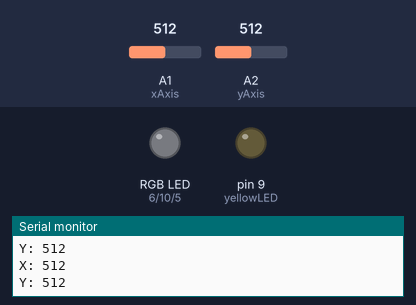
The sketch below on a simulated Arduino Uno, built with avr-gcc and run on an emulated ATmega328P. On the bench: an RGB LED mixed from three pins (HIGH = lit), output pins drawn as LEDs (lit = HIGH), the last lines printed to the serial monitor. Inputs (shaded band) come from the test bench; at power-on: A1 (xAxis) = 512, A2 (yAxis) = 512. Dim RGB values are drawn brighter than linear.

Above: at 1.2 s.
1.3 s: A1 (xAxis) set to 495
At 2.0 s:
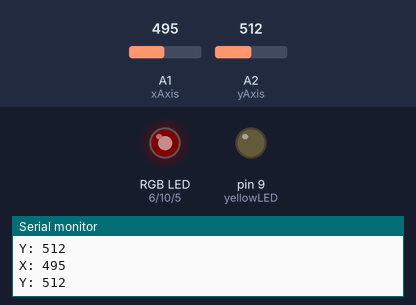
2.8 s: A2 (yAxis) set to 495
At 3.2 s:
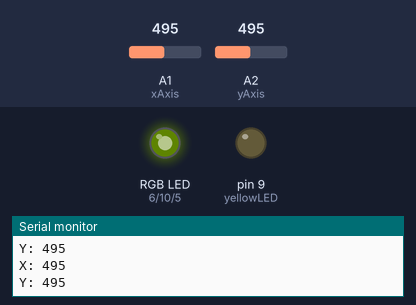
4.3 s: A1 (xAxis) set to 511
At 5.5 s:
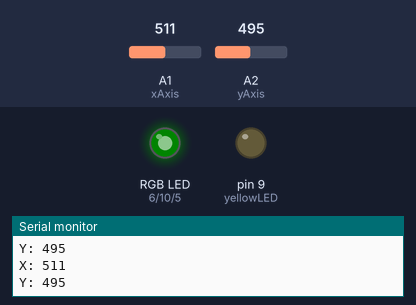
5.8 s: A2 (yAxis) set to 540
At 6.6 s:
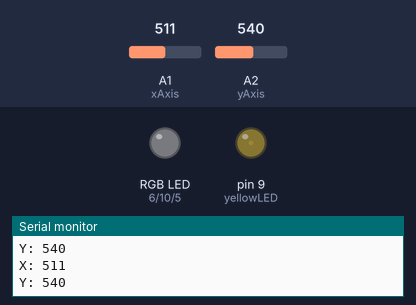
7.3 s: A1 (xAxis) set to 492
At 7.8 s:
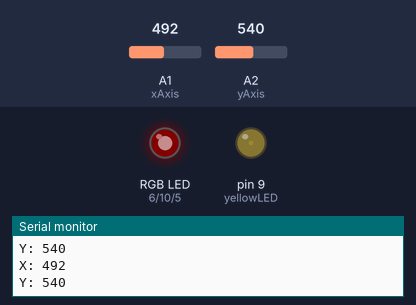
8.8 s: A2 (yAxis) set to 716
At 10.1 s:
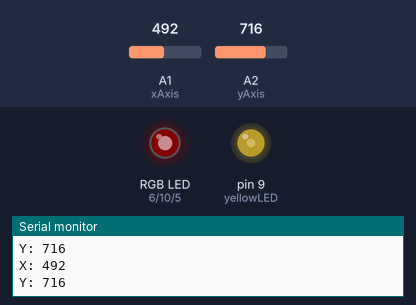
Timing chart, 0 to 11.3 s (numbered marks = the images above; inputs shaded):
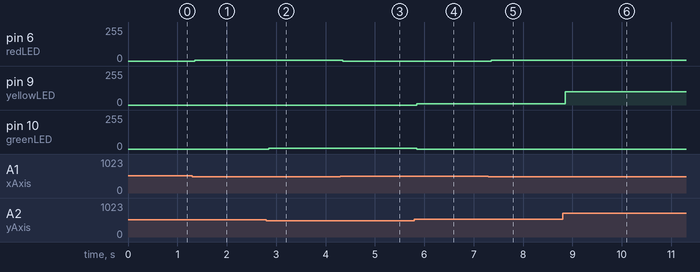

Measured:
- after the input at 1.3 s, pin 6 (redLED): 0/255 → 5/255 after 0.05 s
- after the input at 2.8 s, pin 10 (greenLED): 0/255 → 7/255 after 0.05 s
- after the input at 4.3 s, pin 6 (redLED): 5/255 → 0/255 after 0.05 s
- after the input at 5.8 s, pin 9 (yellowLED): 0/255 → 10/255 after 0.05 s; pin 10 (greenLED): 7/255 → 0/255 after 0.05 s
- after the input at 7.3 s, pin 6 (redLED): 0/255 → 6/255 after 0.05 s
- after the input at 8.8 s, pin 9 (yellowLED): 10/255 → 99/255 after 0.05 s

The sketch:

joystick.ino
```cpp
const byte xAxis = A1, yAxis = A2;
const byte blueLED = 5, redLED = 6, yellowLED = 9, greenLED = 10;
double previousMillis = 0;
byte intervalMillis = 150;

void setup() {
  Serial.begin(9600);
  pinMode(blueLED, OUTPUT);
  pinMode(redLED, OUTPUT);
  pinMode(yellowLED, OUTPUT);
  pinMode(greenLED, OUTPUT);
}

void loop() {
  byte leftBrightness = 0;
  byte rightBrightness = 0;
  byte upBrightness = 0;
  byte downBrightness = 0;
  if (millis() - previousMillis >= intervalMillis) {
    previousMillis += intervalMillis;
    short xVal = analogRead(xAxis);
    short yVal = analogRead(yAxis);
    Serial.print("X: ");
    Serial.println(xVal);
    Serial.print("Y: ");
    Serial.println(yVal);
    if (xVal > 560) {
      rightBrightness = map(xVal, 520, 1023, 0, 255);
    } else if (xVal < 505) {
      leftBrightness = map(xVal, 505, 0, 0, 255);
    }
    if (yVal < 500) {
      upBrightness = map(yVal, 510, 0, 0, 255);
    } else if (yVal > 530) {
      downBrightness = map(yVal, 520, 1023, 0, 255);
    }
    analogWrite(blueLED, rightBrightness);
    analogWrite(redLED, leftBrightness);
    analogWrite(yellowLED, downBrightness);
    analogWrite(greenLED, upBrightness);
  }
}
```
